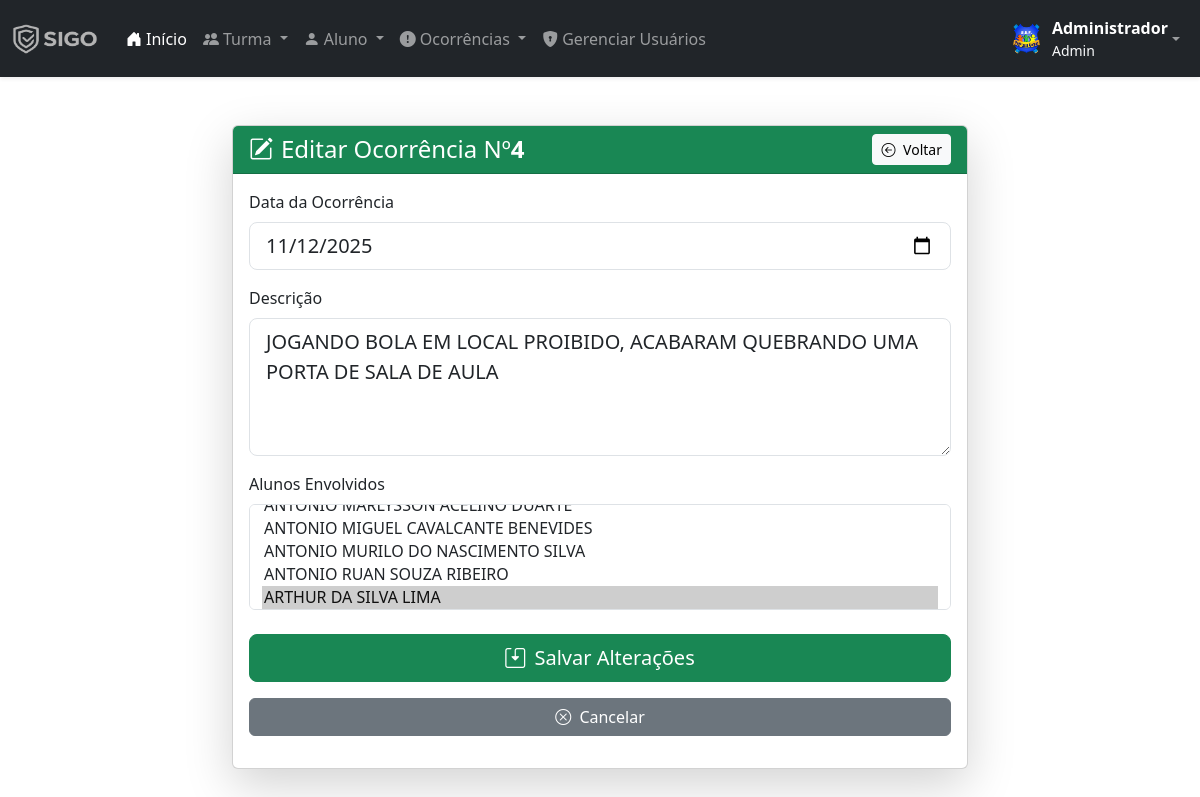
The app's page /sigo/editar-ocorrencia.php?id=4 (signed in) with its own data.
### tables this page shows
CREATE TABLE `ocorrencia` (
  `id` int(11) NOT NULL,
  `data` date NOT NULL,
  `descricao` text NOT NULL,
  `nivel_id` int(11) DEFAULT NULL,
  `created_at` datetime NOT NULL DEFAULT current_timestamp()
);

### sigo/editar-ocorrencia.php (the view, shortened to what this page needs)
<?php
require('includes/conexao.php');
include('layout/head.php');
include('layout/menu.php');
$ocorrencia_id = intval($_GET['id']);
$sql = "SELECT * FROM ocorrencia WHERE id = $ocorrencia_id";
$res = mysqli_query($conn, $sql);
$oc = mysqli_fetch_assoc($res);
$sql_alunos_vinc = "SELECT alunos_id FROM ocorrencia_aluno WHERE ocorrencia_id = $ocorrencia_id";
$res_vinc = mysqli_query($conn, $sql_alunos_vinc);
$alunos_vinc = [];
while ($a = mysqli_fetch_assoc($res_vinc)) $alunos_vinc[] = $a['alunos_id'];
?>
<div class="container mt-5">
    <div class="row justify-content-center">
        <div class="col-md-8">
            <div class="card shadow-lg rounded">
                <div class="card-header bg-success text-white d-flex justify-content-between align-items-center">
                    <h4 class="mb-0"><i class="bi bi-pencil-square me-2"></i>Editar Ocorrência Nº<strong><?php echo $ocorrencia_id; ?></strong></h4>
                    <a href="ver-ocorrencia.php?id=<?= $ocorrencia_id ?>" class="btn btn-light btn-sm">
                        <i class="bi bi-arrow-left-circle me-1"></i> Voltar
                    </a>
                </div>
                <div class="card-body">
                    <form action="acoes/atualizar-ocorrencia.php" method="POST">
                        <div class="mb-3">
                            <label for="data" class="form-label">Data da Ocorrência</label>
                            <input type="date" name="data" id="data" class="form-control form-control-lg" value="<?= $oc['data'] ?>" required>
                        </div>
                        <div class="mb-3">
                            <label for="descricao" class="form-label">Descrição</label>
                            <textarea name="descricao" id="descricao" class="form-control form-control-lg" rows="4" required><?= htmlspecialchars($oc['descricao']) ?></textarea>
                        </div>
                        <div class="mb-3">
                            <label for="alunos" class="form-label">Alunos Envolvidos</label>
                            <select name="alunos[]" id="alunos" class="selectpicker form-control" multiple data-live-search="true" title="Selecione os alunos...">
                                <?php
                                $sql_alunos = "SELECT id, nome FROM alunos ORDER BY nome";
                                $res_alunos = mysqli_query($conn, $sql_alunos);
                                while ($aluno = mysqli_fetch_assoc($res_alunos)) {
                                    $selected = in_array($aluno['id'], $alunos_vinc) ? 'selected' : '';
                                    echo "<option value='{$aluno['id']}' $selected>{$aluno['nome']}</option>";
                                }
                                ?>
                            </select>
                        </div>
                        <div class="d-grid mt-4">
                            <button type="submit" class="btn btn-success btn-lg">
                                <i class="bi bi-save2 me-1"></i> Salvar Alterações
                            </button>
                        </div>
                        <a href="ver-ocorrencia.php?id=<?= $ocorrencia_id ?>" class="btn btn-secondary mt-3 col-12">
                            <i class="bi bi-x-circle me-1"></i> Cancelar
                        </a>
                    </form>
                </div>
            </div>
        </div>
    </div>
</div>
<link rel="stylesheet" href="https://cdnjs.cloudflare.com/ajax/libs/bootstrap-select/1.14.0-beta3/css/bootstrap-select.min.css">

### records on screen
ocorrencia: data "11/12/2025", descricao "JOGANDO BOLA EM LOCAL PROIBIDO, ACABARAM QUEBRANDO UMA PORTA DE SALA DE AULA"

### other values on screen
$usuarioNome "Administrador"
$usuarioNivel "Admin"
$ocorrencia_id "4"
form field value "ANTONIO MIGUEL CAVALCANTE BENEVIDES / ANTONIO MURILO DO NASCIMENTO SILVA / ANTONIO RUAN SOUZA RIBEIRO / ARTHUR DA SILVA LIMA ☑"
